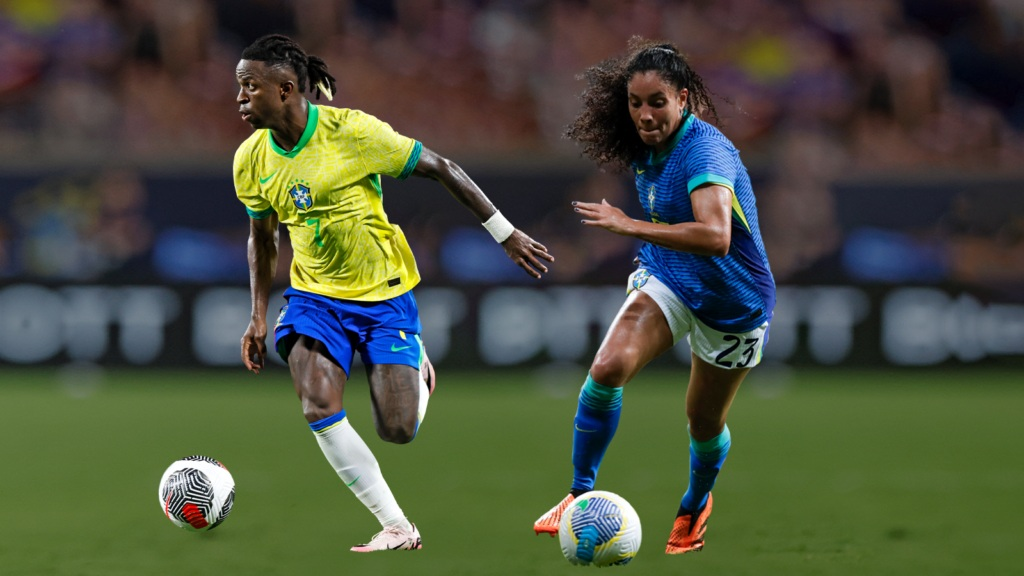
#> input picture sistemas de inteligencia/2.puntos grupales/12.jpg, 1024 x 576 px, found by its file name
$ python punto1.py
#> lines starting #> are read from the running program, lines starting #| are printed output that depends on the picture
import cv2

image = cv2.imread(r'C:\Users\liber\OneDrive\Escritorio\sistemas de inteligencia\2.puntos grupales\12.jpg')
#> image is the input picture: shape (576, 1024, 3); mean B, G, R 62.2, 80.5, 74.8

cv2.imshow("Imagen Original", image)

b, g, r = cv2.split(image)
cv2.imshow("Componente R", r)
cv2.imshow("Componente G", g)
cv2.imshow("Componente B", b)

cv2.waitKey(0)
cv2.destroyAllWindows()

hsv_image = cv2.cvtColor(image, cv2.COLOR_BGR2HSV)
#> hsv_image: shape (576, 1024, 3); mean H, S, V 64.3, 110.2, 93.4
h, s, v = cv2.split(hsv_image)
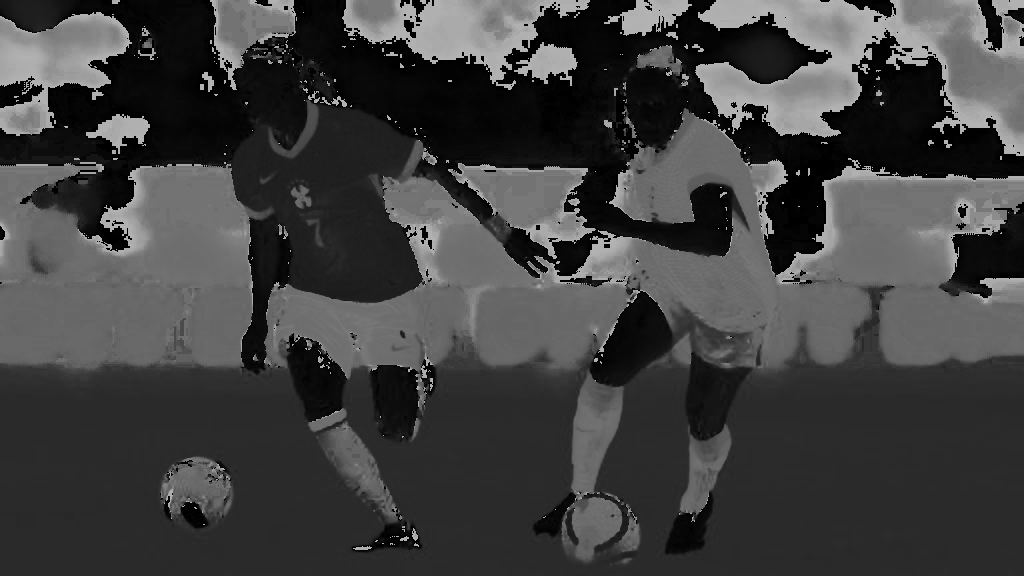
#> h: shape (576, 1024); min 0, max 179, mean 64.3
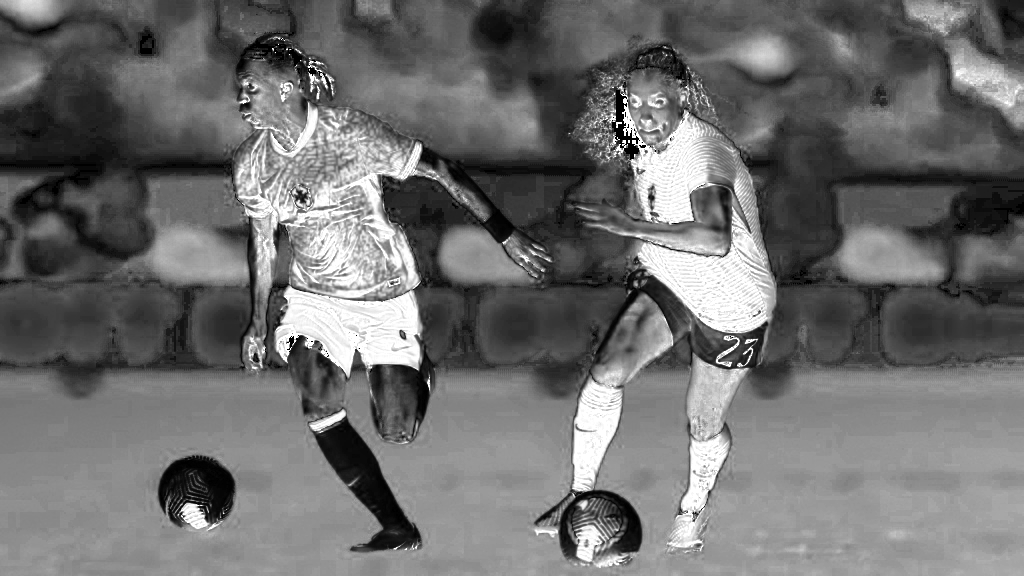
#> s: shape (576, 1024); min 0, max 255, mean 110.2
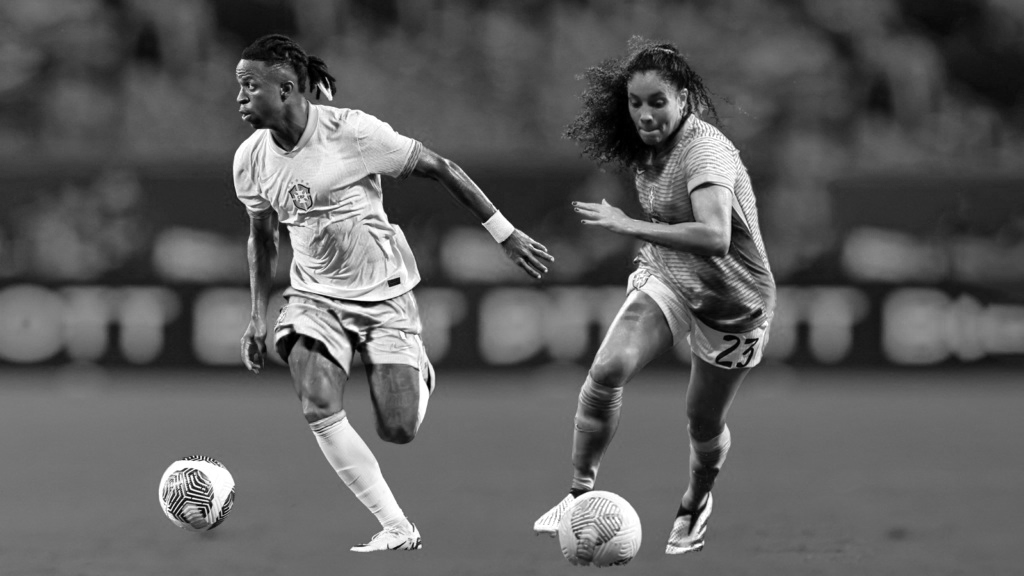
#> v: shape (576, 1024); min 0, max 255, mean 93.4
cv2.imshow("Componente H", h)
cv2.imshow("Componente S", s)
cv2.imshow("Componente V", v)
cv2.imshow("Imagen Original", hsv_image)

cv2.waitKey(0)
cv2.destroyAllWindows()

lab_image = cv2.cvtColor(image, cv2.COLOR_BGR2LAB)
#> lab_image: shape (576, 1024, 3); mean of channels 0, 1, 2 84.3, 124.5, 137.5
l, a, b_lab = cv2.split(lab_image)
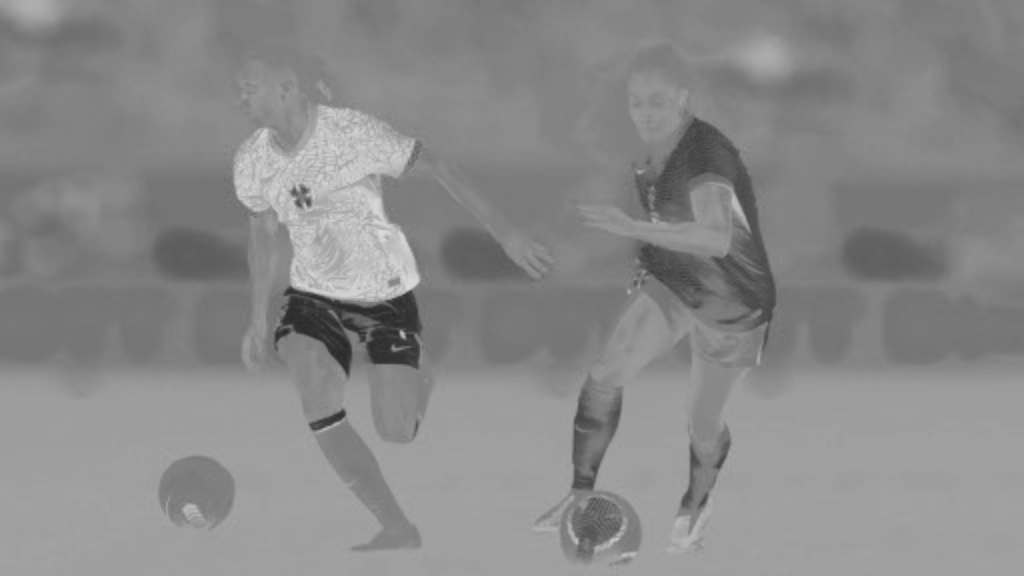
#> b_lab: shape (576, 1024); min 41, max 219, mean 137.5
cv2.imshow("Componente L", l)
cv2.imshow("Componente A", a)
cv2.imshow("Componente B (LAB)", b_lab)
cv2.imshow("Imagen Original",lab_image)

cv2.waitKey(0)
cv2.destroyAllWindows()

ycrcb_image = cv2.cvtColor(image, cv2.COLOR_BGR2YCrCb)
#> ycrcb_image: shape (576, 1024, 3); mean of channels 0, 1, 2 76.7, 126.6, 119.8
y, cr, cb = cv2.split(ycrcb_image)
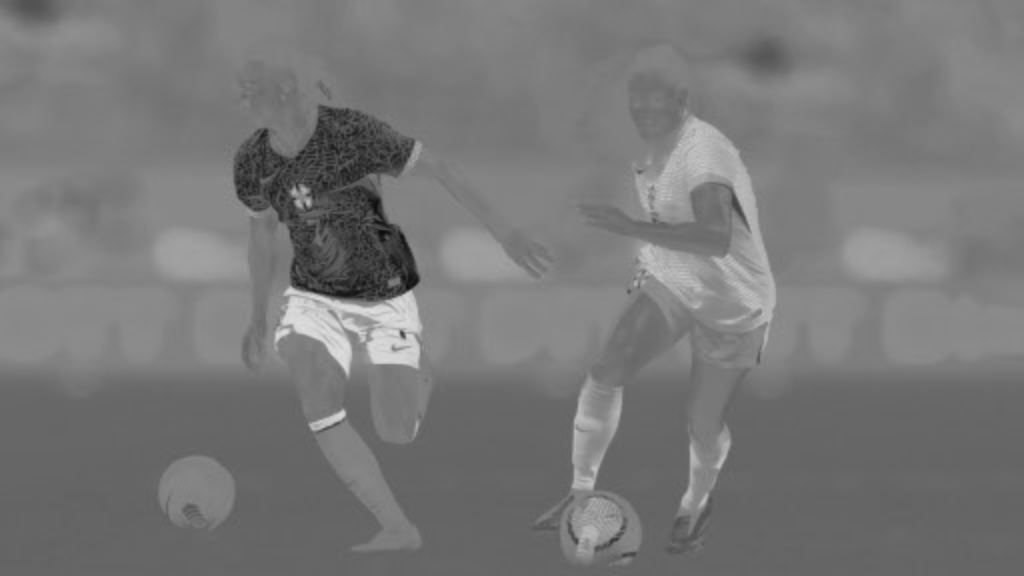
#> cb: shape (576, 1024); min 10, max 223, mean 119.8
cv2.imshow("Componente Y", y)
cv2.imshow("Componente Cr", cr)
cv2.imshow("Componente Cb", cb)
cv2.imshow("Imagen Original", ycrcb_image)

cv2.waitKey(0)
cv2.destroyAllWindows()

xyz_image = cv2.cvtColor(image, cv2.COLOR_BGR2XYZ)
#> xyz_image: shape (576, 1024, 3); mean of channels 0, 1, 2 70.8, 78, 70.1
x, y_xyz, z = cv2.split(xyz_image)
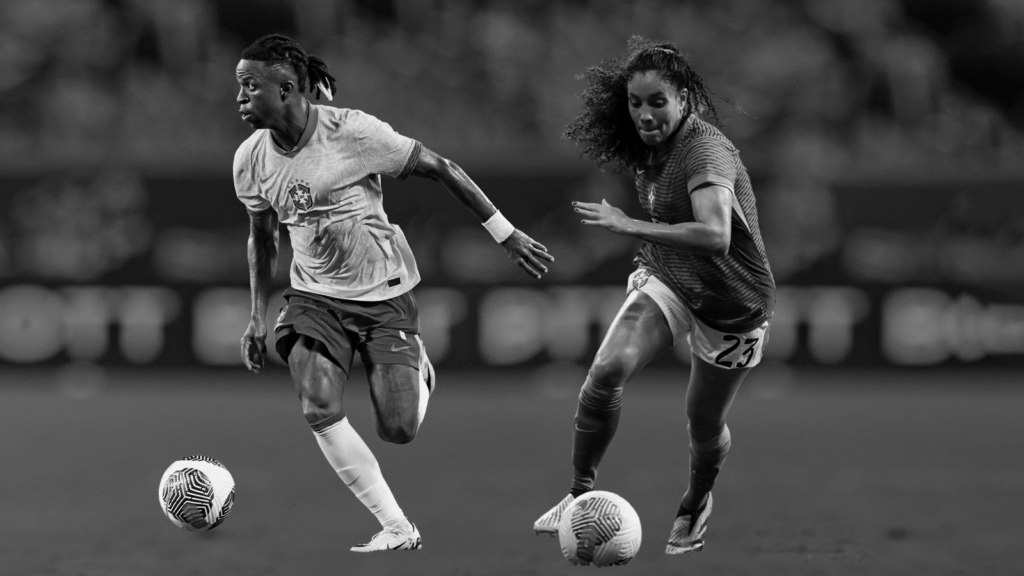
#> x: shape (576, 1024); min 0, max 242, mean 70.8
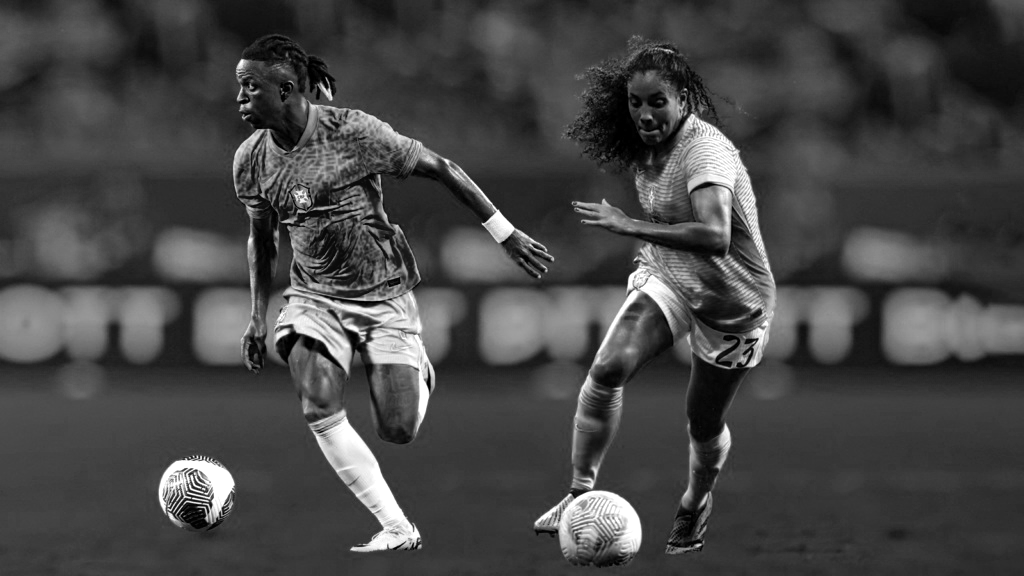
#> z: shape (576, 1024); min 0, max 255, mean 70.1
cv2.imshow("Componente X", x)
cv2.imshow("Componente Y (XYZ)", y_xyz)
cv2.imshow("Componente Z", z)
cv2.imshow("Imagen Original", xyz_image)


cv2.waitKey(0)
cv2.destroyAllWindows()

altura, ancho, canales = image.shape
#> altura = 576; ancho = 1024; canales = 3
print(f"Ancho de la imagen: {ancho}")
#| Ancho de la imagen: 1024
print(f"Alto de la imagen: {altura}")
#| Alto de la imagen: 576
print(f"Canales de la imagen: {canales}")
#| Canales de la imagen: 3

cv2.waitKey(0)
cv2.destroyAllWindows()
